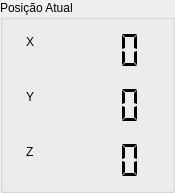
                  <widget class="QGroupBox" name="groupActualPosition">
                   <property name="minimumSize">
                    <size>
                     <width>175</width>
                     <height>0</height>
                    </size>
                   </property>
                   <property name="maximumSize">
                    <size>
                     <width>175</width>
                     <height>16777215</height>
                    </size>
                   </property>
                   <property name="title">
                    <string>Posição Atual</string>
                   </property>
                   <layout class="QFormLayout" name="formLayout">
                    <property name="labelAlignment">
                     <set>Qt::AlignCenter</set>
                    </property>
                    <property name="formAlignment">
                     <set>Qt::AlignCenter</set>
                    </property>
                    <property name="horizontalSpacing">
                     <number>15</number>
                    </property>
                    <property name="verticalSpacing">
                     <number>15</number>
                    </property>
                    <property name="leftMargin">
                     <number>0</number>
                    </property>
                    <property name="topMargin">
                     <number>10</number>
                    </property>
                    <property name="rightMargin">
                     <number>15</number>
                    </property>
                    <property name="bottomMargin">
                     <number>10</number>
                    </property>
                    <item row="2" column="0">
                     <widget class="QLabel" name="label_Z">
                      <property name="text">
                       <string>Z</string>
                      </property>
                     </widget>
                    </item>
                    <item row="2" column="1">
                     <widget class="QLCDNumber" name="lcdPositionZ">
                      <property name="minimumSize">
                       <size>
                        <width>100</width>
                        <height>40</height>
                       </size>
                      </property>
                      <property name="maximumSize">
                       <size>
                        <width>100</width>
                        <height>40</height>
                       </size>
                      </property>
                      <property name="frameShape">
                       <enum>QFrame::NoFrame</enum>
                      </property>
                      <property name="smallDecimalPoint">
                       <bool>true</bool>
                      </property>
                      <property name="digitCount">
                       <number>4</number>
                      </property>
                      <property name="segmentStyle">
                       <enum>QLCDNumber::Flat</enum>
                      </property>
                      <property name="value" stdset="0">
                       <double>0.000000000000000</double>
                      </property>
                      <property name="intValue" stdset="0">
                       <number>0</number>
                      </property>
                     </widget>
                    </item>
                    <item row="1" column="1">
                     <widget class="QLCDNumber" name="lcdPositionY">
                      <property name="minimumSize">
                       <size>
                        <width>100</width>
                        <height>40</height>
                       </size>
                      </property>
                      <property name="maximumSize">
                       <size>
                        <width>100</width>
                        <height>40</height>
                       </size>
                      </property>
                      <property name="frameShape">
                       <enum>QFrame::NoFrame</enum>
                      </property>
                      <property name="smallDecimalPoint">
                       <bool>true</bool>
                      </property>
                      <property name="digitCount">
                       <number>4</number>
                      </property>
                      <property name="segmentStyle">
                       <enum>QLCDNumber::Flat</enum>
                      </property>
                     </widget>
                    </item>
                    <item row="1" column="0">
                     <widget class="QLabel" name="label_Y">
                      <property name="text">
                       <string>Y</string>
                      </property>
                     </widget>
                    </item>
                    <item row="0" column="1">
                     <widget class="QLCDNumber" name="lcdPositionX">
                      <property name="minimumSize">
                       <size>
                        <width>100</width>
                        <height>40</height>
                       </size>
                      </property>
                      <property name="maximumSize">
                       <size>
                        <width>100</width>
                        <height>40</height>
                       </size>
                      </property>
                      <property name="styleSheet">
                       <string notr="true"/>
                      </property>
                      <property name="frameShape">
                       <enum>QFrame::NoFrame</enum>
                      </property>
                      <property name="frameShadow">
                       <enum>QFrame::Plain</enum>
                      </property>
                      <property name="smallDecimalPoint">
                       <bool>true</bool>
                      </property>
                      <property name="digitCount">
                       <number>4</number>
                      </property>
                      <property name="mode">
                       <enum>QLCDNumber::Dec</enum>
                      </property>
                      <property name="segmentStyle">
                       <enum>QLCDNumber::Flat</enum>
                      </property>
                     </widget>
                    </item>
                    <item row="0" column="0">
                     <widget class="QLabel" name="label_X">
                      <property name="text">
                       <string>X</string>
                      </property>
                     </widget>
                    </item>
                   </layout>
                  </widget>
